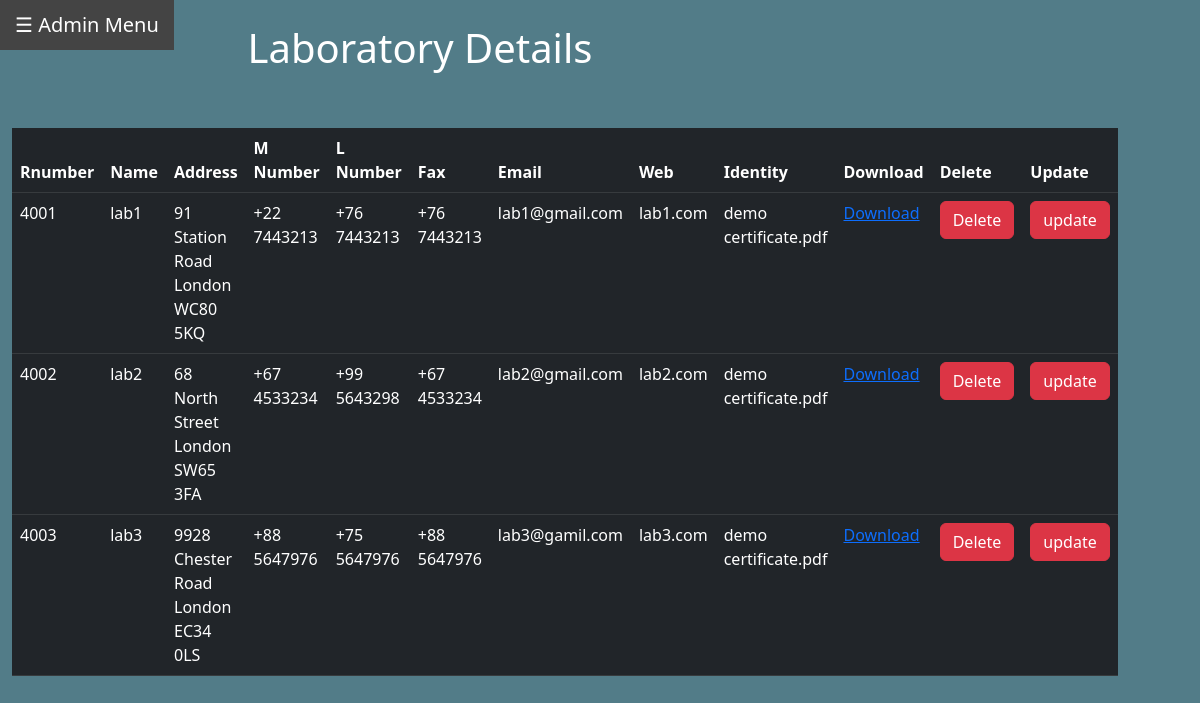
The app's page /project/lab.php (signed in) with its own data.
### tables this page shows
CREATE TABLE `laboratory` (
  `Rnumber` varchar(11) NOT NULL,
  `Name` varchar(255) NOT NULL,
  `Address` varchar(255) NOT NULL,
  `pnumber` varchar(255) NOT NULL,
  `Lnumber` varchar(255) NOT NULL,
  `Fax` varchar(255) NOT NULL,
  `Email` varchar(255) NOT NULL,
  `Web` varchar(255) NOT NULL,
  `Identity` varchar(255) NOT NULL
);

### project/lablogic.php (called while the page is built, shortened)
<?php
$conn = mysqli_connect('localhost', 'root', '', 'group44');
$sql = "SELECT * FROM `laboratory`";
$result = mysqli_query($conn, $sql);
$files = mysqli_fetch_all($result, MYSQLI_ASSOC);
?>

### project/lab.php (the view, shortened to what this page needs)
<?php include 'lablogic.php';?>
<!DOCTYPE html>
<html lang="en">
<head>
    <link rel="stylesheet" href="patientregister.css">
    <link href="https://cdn.jsdelivr.net/npm/bootstrap@5.3.0-alpha3/dist/css/bootstrap.min.css" rel="stylesheet">
</head>
<body style="background-color:#527c88;color: #10217d;">
<div class="up"><button class="openbtn" onclick="openNav()">☰ Admin Menu</button> </div>
<br>
<div class="divL" style="margin-left: 0%;">
    <h1 align="center" style="color: white;">Laboratory Details</h1><br><br>
<div class="container">
<table class="table table-dark table-hover">
<thead>
<th >Rnumber</th>
<th >Name</th>
<th>Address</th>
<th >M Number</th>
<th >L Number</th>
<th >Fax</th>
<th >Email</th>
<th >Web</th>
<th >Identity</th>
<th >Download</th>
<th >Delete</th>
<th >Update</th>
</thead>
<tbody>
  <?php foreach ($files as $file): ?>
    <tr>
      <td><?php echo $file['Rnumber']; ?></td>
      <td><?php echo $file['Name']; ?></td>
      <td><?php echo $file['Address']; ?></td>
      <td><?php echo $file['pnumber']; ?></td>
      <td><?php echo $file['Lnumber']; ?></td>
      <td><?php echo $file['Fax']; ?></td>
      <td><?php echo $file['Email']; ?></td>
      <td><?php echo $file['Web']; ?></td>
      <td><?php echo $file['Identity']; ?></td>
      <td><a href="lab.php?file_id=<?php echo $file['Rnumber'] ?>">Download</a></td>
      <td><a href="labsdelete.php?Rnumber=<?php echo $file['Rnumber'] ?>" class = 'btn btn-danger'>Delete</a></td>
      <td><a href="labupdate.php?Rnumber=<?php echo $file['Rnumber'] ?>" class = 'btn btn-danger'>update</a></td>
    </tr>
  <?php endforeach;?>
</tbody>
</table>
</div>
</div>
</body>
</html>

### project/patientregister.css (style rules this page uses)
.openbtn { font-size: 20px; cursor: pointer; background-color:#2e4450; color: white; padding: 10px 15px; border: none; position: fixed; }
.divL { width: 70%; height: 800px; float: left; margin-left: 15%; }
.up { width: 100%; float: left; }

### records on screen
laboratory: Rnumber "4001", Name "lab1", Address "91 Station Road London WC80 5KQ", pnumber "+22 7443213", Lnumber "+76 7443213", Fax "+76 7443213", Email "lab1@gmail.com", Web "lab1.com", Identity "demo certificate.pdf"
laboratory: Rnumber "4002", Name "lab2", Address "68 North Street London SW65 3FA", pnumber "+67 4533234", Lnumber "+99 5643298", Fax "+67 4533234", Email "lab2@gmail.com", Web "lab2.com", Identity "demo certificate.pdf"
laboratory: Rnumber "4003", Name "lab3", Address "9928 Chester Road London EC34 0LS", pnumber "+88 5647976", Lnumber "+75 5647976", Fax "+88 5647976", Email "lab3@gamil.com", Web "lab3.com", Identity "demo certificate.pdf"
